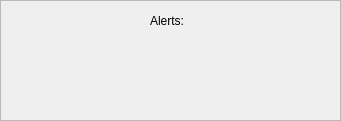
    <widget class="QFrame" name="frame_alerts">
     <property name="geometry">
      <rect>
       <x>270</x>
       <y>330</y>
       <width>341</width>
       <height>121</height>
      </rect>
     </property>
     <property name="frameShape">
      <enum>QFrame::StyledPanel</enum>
     </property>
     <property name="frameShadow">
      <enum>QFrame::Raised</enum>
     </property>
     <widget class="QLabel" name="label_4">
      <property name="geometry">
       <rect>
        <x>100</x>
        <y>50</y>
        <width>61</width>
        <height>51</height>
       </rect>
      </property>
      <property name="text">
       <string/>
      </property>
      <property name="pixmap">
       <pixmap>images/luz_verde0_cruz_peq2.png</pixmap>
      </property>
      <property name="scaledContents">
       <bool>true</bool>
      </property>
     </widget>
     <widget class="QLabel" name="under_voltage_tool">
      <property name="geometry">
       <rect>
        <x>170</x>
        <y>50</y>
        <width>64</width>
        <height>51</height>
       </rect>
      </property>
      <property name="text">
       <string/>
      </property>
      <property name="pixmap">
       <pixmap>images/pinza_verde_peq2.png</pixmap>
      </property>
      <property name="scaledContents">
       <bool>true</bool>
      </property>
     </widget>
     <widget class="QLabel" name="label_6">
      <property name="geometry">
       <rect>
        <x>240</x>
        <y>50</y>
        <width>62</width>
        <height>51</height>
       </rect>
      </property>
      <property name="text">
       <string/>
      </property>
      <property name="pixmap">
       <pixmap>images/emergency_verde_peq.png</pixmap>
      </property>
      <property name="scaledContents">
       <bool>true</bool>
      </property>
     </widget>
     <widget class="QLabel" name="weight_label_4">
      <property name="geometry">
       <rect>
        <x>150</x>
        <y>10</y>
        <width>91</width>
        <height>21</height>
       </rect>
      </property>
      <property name="text">
       <string>Alerts:</string>
      </property>
     </widget>
     <widget class="QLabel" name="label_door">
      <property name="geometry">
       <rect>
        <x>30</x>
        <y>50</y>
        <width>61</width>
        <height>51</height>
       </rect>
      </property>
      <property name="text">
       <string/>
      </property>
      <property name="pixmap">
       <pixmap>images/puerta_verde_peq.png</pixmap>
      </property>
      <property name="scaledContents">
       <bool>true</bool>
      </property>
     </widget>
    </widget>
